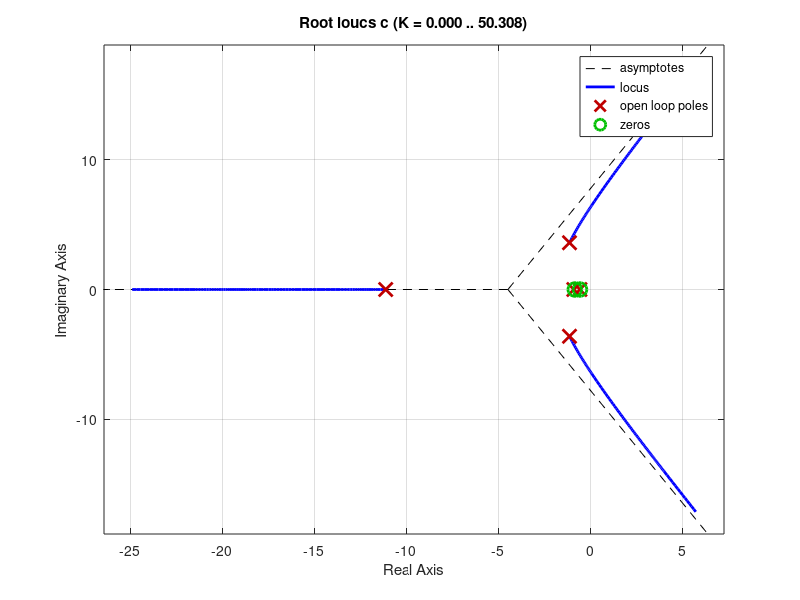
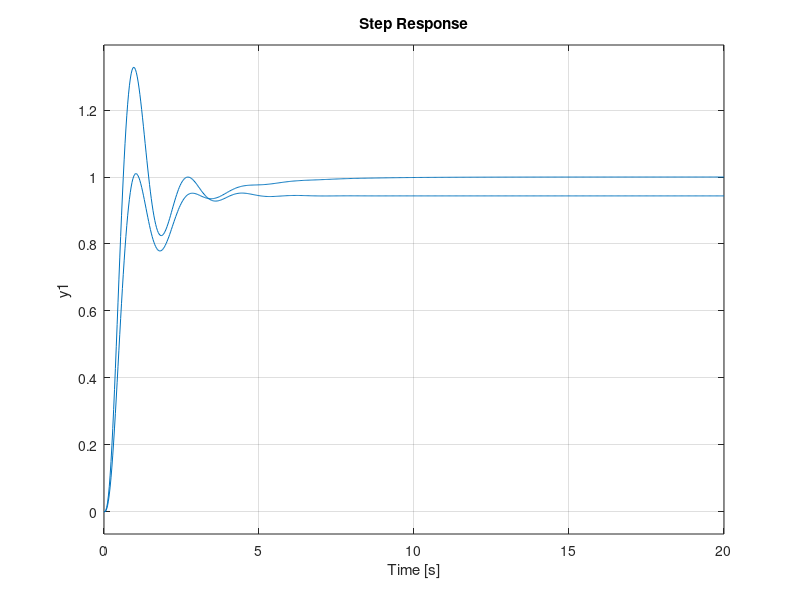

These charts were generated, in order, by the following MATLAB code:
a=tf([-10],[1,10])*tf([-1841.3 -1540.6],[188.3 0])*tf([1],[1 3.911 7.46])
b=1.07*feedback(a,1.07,-1)
c=b*tf([1 0.5546],[0.5546])*tf([0.8365],[1 0.8865]);
zpk(c)
figure(1);
clf;
rlocus(c);
figure(2);
step(c);
hold on;
step(b);